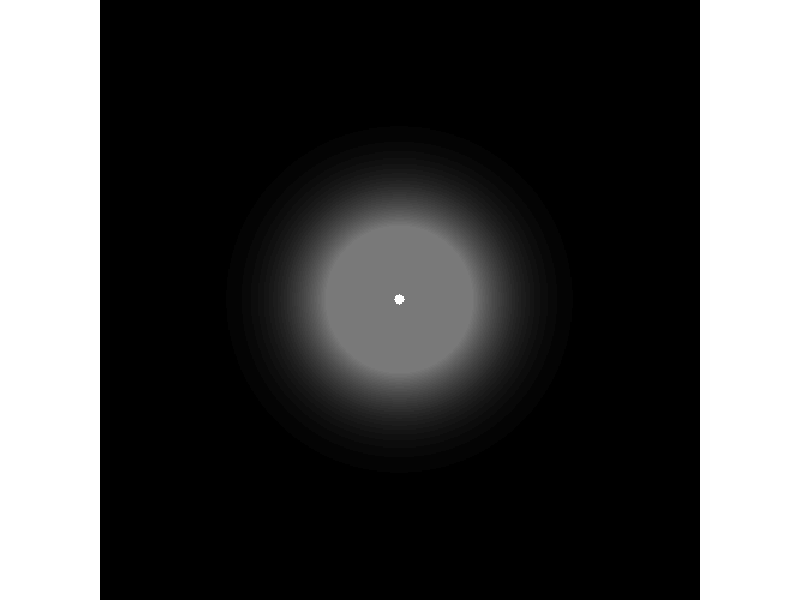

Here is the MATLAB script that generated this plot:
% 绘制 FOE（Focus Of Expansion）位置

clc;
clear;
m = 500;
n = 500;



% 设置图像尺寸
image_size = [m, n];  % 图像的高度和宽度 (m, n)

% 中心点坐标 (x0, y0)
x0 = floor(m / 2);  % 中心点x坐标
y0 = floor(n / 2);  % 中心点y坐标

% 正态分布的标准差
sigma = 50;  % 标准差（可以根据需要调整）

% 生成坐标网格
[x, y] = meshgrid(1:n, 1:m);  % 创建网格，x是列坐标，y是行坐标

% 计算每个点到中心点的距离（欧氏距离）
distance = sqrt((x - x0).^2 + (y - y0).^2);

% 使用高斯公式计算每个像素的值
% 这里使用二维高斯函数：f(x, y) = exp(-(d^2 / (2 * sigma^2)))
image = exp(-(distance.^2) / (2 * sigma^2));

% ppxie 将所有像素值大于0.48的都设置为0.48
for i = 1: 500
    for j = 1: 500
        if image(i, j) > 0.48
            image(i, j) = 0.48;
        end
    end
end
% ppxie 设置中心点周围的几个像素点的颜色
r = 4;
for i = 1: 500
    for j = 1: 500
        if power(i - x0, 2) + power(j - y0, 2) <= power(r, 2)
            image(i, j) = 1;
        end
    end
end
set(gca, 'position', [0, 0, 1, 1]); % 设置坐标系位置
set(gcf, 'Position', [300, 300, 600, 600]); % 设置figure位置



% 可视化图像
% imagesc(image);
imshow(image);
colormap('jet');  % 设置颜色图
% % colorbar;         % 显示颜色条
% title('2D Gaussian Distribution of Pixel Values');
axis equal;

%%%%%%%%%%%%%%%%%%%%%%%%显示每个像素点的颜色值
% % 获取图像的大小
% [m, n] = size(image);
% 
% % 在每个像素上显示其颜色值
% hold on;  % 保持图像，不覆盖
% 
% for i = 1:m
%     for j = 1:n
%         value = image(i, j);  % 获取对应像素的颜色值（灰度值）
%         
%         % 在每个像素位置添加文本，显示其颜色值
%         text(j, i, sprintf('%.2f', value), 'Color', 'white', 'FontSize', 8, ...
%              'HorizontalAlignment', 'center', 'VerticalAlignment', 'middle');
%     end
% end
%%%%%%%%%%%%%%%%%%%%%%%%%%%%%%%

